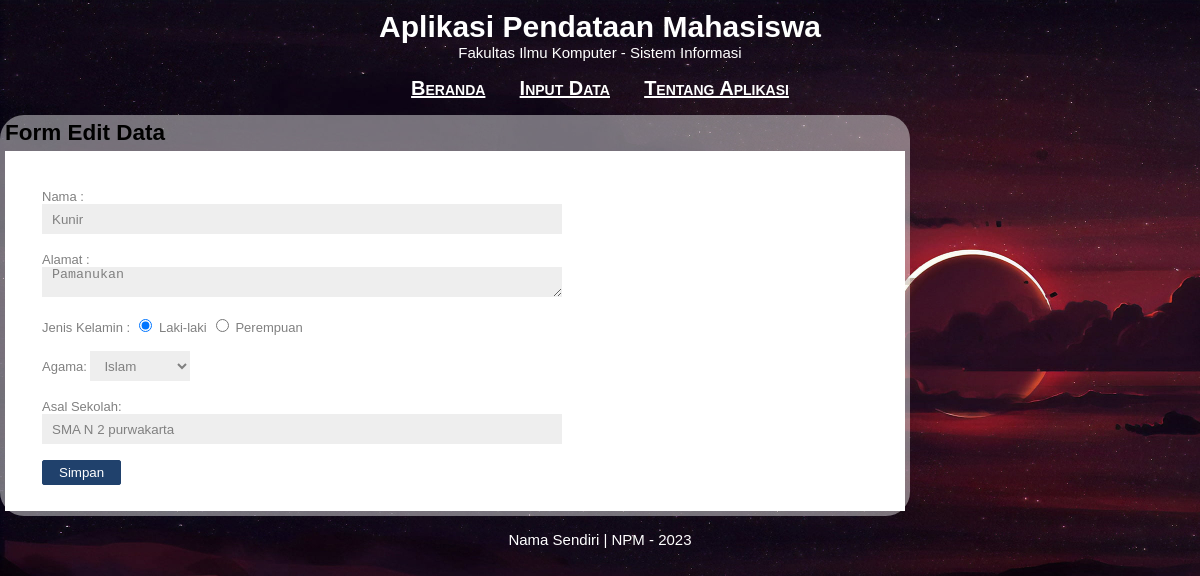
/edit_data.php?id=3, run on the app's committed database.
### tables this page shows
CREATE TABLE `tbl_mahasiswa` (
  `id` int(3) NOT NULL,
  `nama` varchar(100) NOT NULL,
  `alamat` text NOT NULL,
  `jk` varchar(15) NOT NULL,
  `agama` varchar(10) NOT NULL,
  `asal_sekolah` varchar(50) NOT NULL
);

### edit_data.php (the view, shortened to what this page needs)
<?php
include("koneksi.php");
$id = $_GET['id'];
$sql = "SELECT * FROM tbl_mahasiswa WHERE id=$id";
$query = mysqli_query($db, $sql);
$data = mysqli_fetch_assoc($query);
?>
<!DOCTYPE html>
<html lang="en">
<head>
   <link rel="stylesheet" type="text/css" href="css/style.css">
</head>
<body>
   <header class="banner">
      <h1>Aplikasi Pendataan Mahasiswa</h1>
      <p>Fakultas Ilmu Komputer - Sistem Informasi</p>
   </header>
   <nav>
      <ul>
         <li><a href="index.php">Beranda</a></li>
         <li><a href="input_data.php">Input Data</a></li>
         <li><a href="tentang.php">Tentang Aplikasi</a></li>
      </ul>
   </nav>
   <main>
      <section>
         <h2>Form Edit Data</h2>
         <article>
            <div class="form1">
               <form action="proses_edit.php" method="POST">
                  <div class="grup">
                     <label for="nama">Nama :</label>
                     <input type="text" name="nama" placeholder="Nama Lengkap" value="<?php echo $data['nama'] ?>" />
                  </div>
                  <div class="grup">
                     <label for="alamat">Alamat :</label>
                     <textarea name="alamat"><?php echo $data['alamat'] ?></textarea>
                  </div>
                  <div class="grup">
                     <label for="jk">Jenis Kelamin :</label>
                     <?php $jkel = $data['jk']; ?>
                     <label><input type="radio" name="jk" value="Laki-laki" <?php echo ($jkel == 'Laki-laki') ? "checked" : "" ?>> Laki-laki</label>
                     <label><input type="radio" name="jk" value="Perempuan" <?php echo ($jkel == 'Perempuan') ? "checked" : "" ?>> Perempuan</label>
                  </div>
                  <div class="grup">
                     <label for="agama">Agama: </label>
                     <?php $agama = $data['agama']; ?>
                     <select name="agama">
                        <option <?php echo ($agama == 'Islam') ? "selected" : "" ?>>Islam</option>
                     </select>
                  </div>
                  <div class="grup">
                     <label for="asal_sekolah">Asal Sekolah: </label>
                     <input type="text" name="asal_sekolah" placeholder="nama sekolah" value="<?php echo $data['asal_sekolah'] ?>" />
                  </div>
                  <div class="grup">
                     <input type="submit" value="Simpan" name="simpan" />
                  </div>
               </form>
         </article>
      </section>
   </main>
   <footer>
      <p>Nama Sendiri | NPM - <?php echo date('Y') ?></p>
   </footer>
</body>
</html>

### style.css (style rules this page uses)
article, aside, footer, header, main, nav, section { display: block; }
html, body, h1, h2, h3, ul, li, a, p, article, aside, footer, header, main, nav, section { padding: 0; margin: 0; }
.banner { color: white !important; padding: 10px 20px; text-align: center; }
body { width: 100%; margin-left: auto; margin-right: auto; background-image: url(../img/wallpaper.jpg); font-family: Helvetica; font-size: 15px; }
nav { padding: 5px; margin-top: 1px; text-align: center; }
li a { color: white; }
li { display: inline; margin-left: 15px; margin-right: 15px; font-size: 20px; font-variant: small-caps; font-weight: bold; }
section { background-color: rgba(255, 255, 255, 0.43); border-radius: 24px; margin-top: 10px; padding: 5px; width: 900px; }
article { background-color: white; margin-top: 5px; padding: 10px 15px; }
main { border-radius: 24px; width: 640px; float: left; margin-bottom: 10px; }
footer { clear: both; text-align: center; color: white; padding: 5px 20px; }
form { width: 500px; border-radius: 24px; }
div.form1 { padding: 10px 22px 0; color: #808080; }
div.form1 div.grup { margin: 16px 0; }
div.form1 div.grup label { font-size: 13px; margin-bottom: 10px; }
div.form1 div.grup textarea { width: 100%; height: 30px; padding: 0 10px; background: #eeeeee; border: none; color: #808080; }
div.form1 div.grup select { width: 20%; height: 30px; padding: 0 10px; background: #eeeeee; border: none; color: #808080; }
div.form1 div.grup input[type="text"], div.form1 div.grup input[type="password"] { width: 100%; height: 30px; padding: 0 10px; background: #eeeeee; border: none; color: #808080; }
div.form1 div.grup input[type="submit"] { background: #20416c; padding: 4px 16px; margin: 0 auto; border: 1px solid #20416c; border-radius: 2px; color: #fff; cursor: pointer; }

### data on the page
tbl_mahasiswa: nama "Kunir", alamat "Pamanukan", jk "☑ Laki-laki", jk "☐ Perempuan", agama "Islam", asal_sekolah "SMA N 2 purwakarta"
